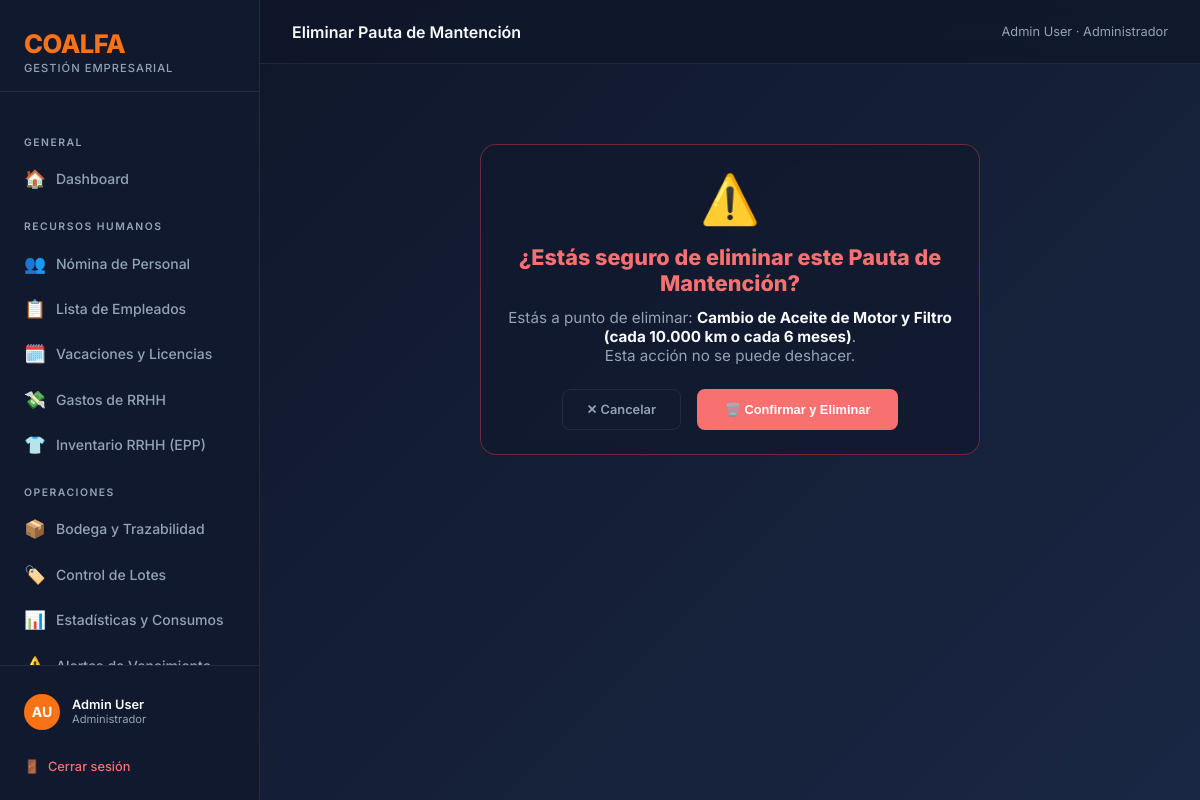
The app's page /flota/pautas/1/eliminar/ (signed in) with its own data.
### coalfa/models.py (models this page shows, shortened)
class Usuario(AbstractBaseUser, PermissionsMixin):
    ROL_CHOICES = [
        ("ADMIN", "Administrador"),
        ("RRHH", "Recursos Humanos"),
        ("OPERACIONAL", "Operacional"),
        ("GERENTE", "Gerente"),
        ("AUDITOR", "Auditor (Solo Lectura)"),
    ]
    rut = models.CharField(max_length=12, unique=True, verbose_name="RUT", validators=[rut_validator])
    nombre = models.CharField(max_length=60, verbose_name="Nombre")
    apellido = models.CharField(max_length=60, verbose_name="Apellido")
    rol = models.CharField(max_length=15, choices=ROL_CHOICES, default="RRHH", verbose_name="Rol")
    is_active = models.BooleanField(default=True, verbose_name="Activo")
    is_staff = models.BooleanField(default=False, verbose_name="Es staff")
    solicitud_pendiente = models.BooleanField(default=False, verbose_name="Solicitud pendiente de aprobación")
    date_joined = models.DateTimeField(default=timezone.now, verbose_name="Fecha de registro")
    USERNAME_FIELD = "rut"
    REQUIRED_FIELDS = ["nombre", "apellido"]
    objects = UsuarioManager()
    def get_full_name(self):
        return f"{self.nombre} {self.apellido}"
    class Meta:
        verbose_name = "Usuario"
        verbose_name_plural = "Usuarios"

### flota/models.py (models this page shows)
class PautaMantencion(models.Model):
    nombre = models.CharField(
        max_length=100,
        verbose_name="Nombre de la Pauta / Servicio",
        help_text="Ej: Cambio de Aceite y Filtro, Frenos, Rotación Neumáticos",
    )
    intervalo_km = models.PositiveIntegerField(
        default=10000,
        verbose_name="Intervalo de Kilómetros",
        help_text="Cada cuántos km se debe realizar (0 si no aplica por km)",
    )
    intervalo_meses = models.PositiveIntegerField(
        default=6,
        verbose_name="Intervalo de Meses",
        help_text="Cada cuántos meses se debe realizar (0 si no aplica por tiempo)",
    )
    descripcion = models.TextField(blank=True, verbose_name="Descripción / Instrucciones")
    activo = models.BooleanField(default=True, verbose_name="Activa")
    class Meta:
        verbose_name = "Pauta de Mantención"
        verbose_name_plural = "Pautas de Mantención"
        ordering = ["nombre"]
    def __str__(self):
        reglas = []
        if self.intervalo_km:
            reglas.append(f"cada {self.intervalo_km:,} km".replace(",", "."))
        if self.intervalo_meses:
            reglas.append(f"cada {self.intervalo_meses} meses")
        regla_str = " o ".join(reglas) if reglas else "Manual"
        return f"{self.nombre} ({regla_str})"

### flota/views.py (the view)
# urls.py: path("pautas/<int:pk>/eliminar/", views.eliminar_pauta, name="flota_eliminar_pauta"),
@operacional_required
@audit_read_only
def eliminar_pauta(request, pk):
    pauta = get_object_or_404(PautaMantencion, pk=pk)
    if request.method == "POST":
        nombre = pauta.nombre
        pauta.delete()
        messages.success(request, f"Pauta '{nombre}' eliminada.")
        return redirect("flota_pautas")
    return render(request, "flota/confirmar_eliminar.html", {"objeto": pauta, "tipo": "Pauta de Mantención"})

### coalfa/context_processors.py (called while the page is built)
def solicitudes_pendientes(request):
    if request.user.is_authenticated and getattr(request.user, 'rol', None) == 'ADMIN':
        count = Usuario.objects.filter(solicitud_pendiente=True).count()
        return {'solicitudes_count': count}
    return {}

### flota/templates/flota/confirmar_eliminar.html (shortened to what this page needs)
{% extends 'base.html' %}
{% block topbar_title %}Eliminar {{ tipo }}{% endblock %}
{% block content %}
<div class="card" style="max-width: 500px; margin: 3rem auto; text-align: center; border-color: rgba(239, 68, 68, 0.4);">
    <div style="font-size: 3rem; margin-bottom: 1rem;">⚠️</div>
    <h1 style="font-size: 1.35rem; font-weight: 800; color: #f87171; margin-bottom: 0.75rem;">
        ¿Estás seguro de eliminar este {{ tipo }}?
    </h1>
    <p style="font-size: 0.95rem; color: var(--text-muted); margin-bottom: 1.5rem;">
        Estás a punto de eliminar: <strong style="color: var(--text);">{{ objeto }}</strong>.<br>
        Esta acción no se puede deshacer.
    </p>
    <form method="POST" style="display: flex; gap: 1rem; justify-content: center;">
        <a href="javascript:history.back()" class="btn btn-ghost" style="padding: 0.75rem 1.5rem;">
            ✕ Cancelar
        </a>
        <button type="submit" class="btn btn-primary" style="background: var(--danger); padding: 0.75rem 1.75rem;">
            🗑️ Confirmar y Eliminar
        </button>
    </form>
</div>
{% endblock %}

### templates/base.html (shortened to what this page needs)
<!DOCTYPE html>
<html lang="es">
<head>
    <link rel="stylesheet" href="https://unpkg.com/nprogress@0.2.0/nprogress.css" />
</head>
<body>
    <div class="sidebar">
        <div class="sidebar-brand">
            <div class="logo-text">COALFA</div>
            <div class="logo-sub">Gestión Empresarial</div>
        </div>
        <nav class="sidebar-nav">
            <div class="nav-section-label">General</div>
            <a href="{% url 'dashboard' %}" class="nav-item {% block nav_home %}{% endblock %}">
                <span class="icon">🏠</span> Dashboard
            </a>
            {% if user.rol == 'RRHH' or user.rol == 'ADMIN' or user.rol == 'GERENTE' or user.rol == 'AUDITOR' %}
            <div class="nav-section-label">Recursos Humanos</div>
            <a href="{% url 'rrhh_dashboard' %}" class="nav-item {% block nav_rrhh %}{% endblock %}">
                <span class="icon">👥</span> Nómina de Personal
            </a>
            <a href="{% url 'rrhh_lista_empleados' %}" class="nav-item {% block nav_empleados %}{% endblock %}">
                <span class="icon">📋</span> Lista de Empleados
            </a>
            <a href="{% url 'rrhh_ausencias' %}" class="nav-item {% block nav_ausencias %}{% endblock %}">
                <span class="icon">🗓️</span> Vacaciones y Licencias
            </a>
            <a href="{% url 'rrhh_gastos' %}" class="nav-item {% block nav_rrhh_gastos %}{% endblock %}">
                <span class="icon">💸</span> Gastos de RRHH
            </a>
            <a href="{% url 'rrhh_inventario' %}" class="nav-item {% block nav_rrhh_inventario %}{% endblock %}">
                <span class="icon">👕</span> Inventario RRHH (EPP)
            </a>
            {% endif %}
            {% if user.rol == 'OPERACIONAL' or user.rol == 'ADMIN' or user.rol == 'GERENTE' or user.rol == 'AUDITOR' %}
            <div class="nav-section-label">Operaciones</div>
            <a href="{% url 'inventario_dashboard' %}" class="nav-item {% block nav_inventario %}{% endblock %}">
                <span class="icon">📦</span> Bodega y Trazabilidad
            </a>
            <a href="{% url 'inventario_lista_lotes' %}" class="nav-item {% block nav_lotes %}{% endblock %}">
                <span class="icon">🏷️</span> Control de Lotes
            </a>
            <a href="{% url 'inventario_resumen_consumo' %}" class="nav-item {% block nav_consumo %}{% endblock %}">
                <span class="icon">📊</span> Estadísticas y Consumos
            </a>
            <a href="{% url 'inventario_alertas' %}" class="nav-item {% block nav_alertas %}{% endblock %}">
                <span class="icon">⚠️</span> Alertas de Vencimiento
            </a>
            {% endif %}
        </nav>
        <div class="sidebar-footer">
            <div class="user-info">
                <div class="user-avatar">{{ user.nombre|first }}{{ user.apellido|first }}</div>
                <div>
                    <div class="user-name">{{ user.get_full_name }}</div>
                    <div class="user-role">{{ user.get_rol_display }}</div>
                </div>
            </div>
            <a href="{% url 'logout' %}" class="btn-logout">
                <span>🚪</span> Cerrar sesión
            </a>
        </div>
    </div>
    <div class="main-wrapper">
        <div class="topbar">
            <div class="topbar-title">{% block topbar_title %}Dashboard{% endblock %}</div>
            <div class="topbar-breadcrumb">{{ user.get_full_name }} · {{ user.get_rol_display }}</div>
        </div>
        <div class="page-content">
            {% block content %}{% endblock %}
        </div>
    </div>
</body>
</html>

### records on screen
Usuario: nombre|first "A", apellido|first "U", get_full_name "Admin User", rol "Administrador"
PautaMantencion: intervalo_km+intervalo_meses+nombre "Cambio de Aceite de Motor y Filtro (cada 10.000 km o cada 6 meses)"

### other values on screen
{{ tipo }} "Pauta de Mantención"
